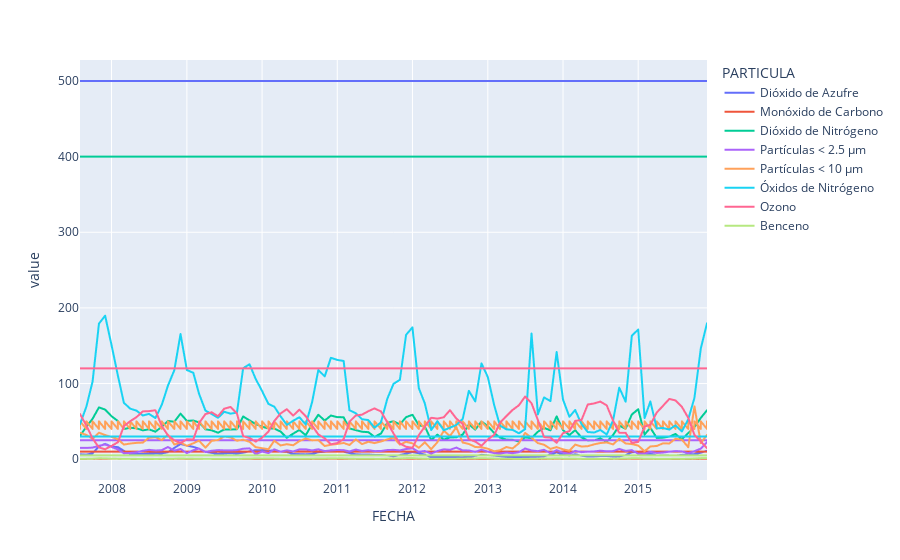

Notebook code cell kept with this figure:
### Code cell
px.line(df_merge,x='FECHA',y=['VALUE','LIMITE'],color='PARTICULA')
